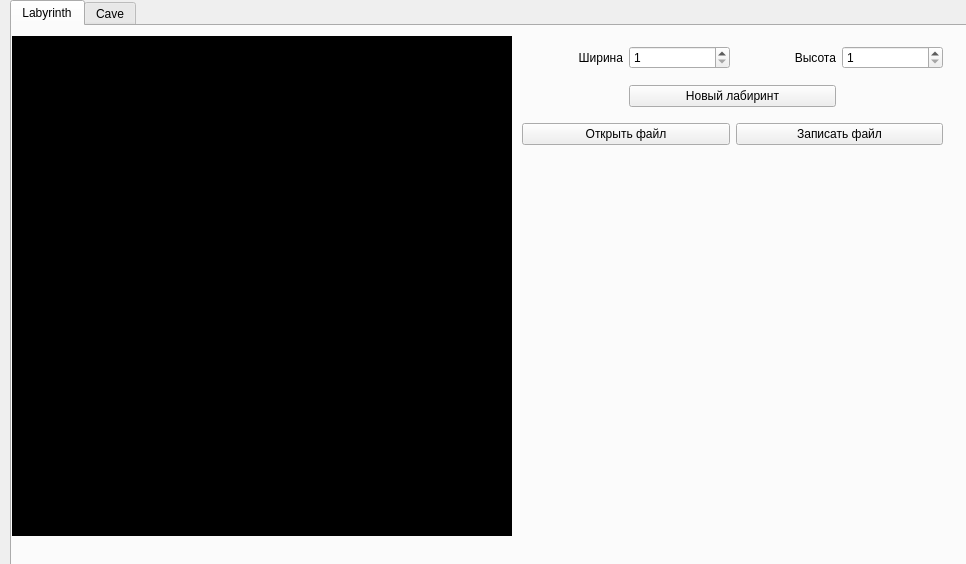
<?xml version="1.0" encoding="UTF-8"?>
<ui version="4.0">
 <class>MainWindow</class>
 <widget class="QMainWindow" name="MainWindow">
  <property name="geometry">
   <rect>
    <x>0</x>
    <y>0</y>
    <width>966</width>
    <height>564</height>
   </rect>
  </property>
  <property name="minimumSize">
   <size>
    <width>966</width>
    <height>564</height>
   </size>
  </property>
  <property name="maximumSize">
   <size>
    <width>966</width>
    <height>564</height>
   </size>
  </property>
  <property name="windowTitle">
   <string>MainWindow</string>
  </property>
  <widget class="QWidget" name="centralwidget">
   <property name="styleSheet">
    <string notr="true"/>
   </property>
   <widget class="QTabWidget" name="tabWidget">
    <property name="geometry">
     <rect>
      <x>10</x>
      <y>0</y>
      <width>1031</width>
      <height>631</height>
     </rect>
    </property>
    <property name="currentIndex">
     <number>0</number>
    </property>
    <widget class="QWidget" name="tab">
     <attribute name="title">
      <string>Labyrinth</string>
     </attribute>
     <widget class="s21::LabyrinthDrawer" name="labyrinthDrawer" native="true">
      <property name="geometry">
       <rect>
        <x>0</x>
        <y>10</y>
        <width>500</width>
        <height>500</height>
       </rect>
      </property>
      <property name="styleSheet">
       <string notr="true">QWidget { background: black; }</string>
      </property>
     </widget>
     <widget class="QWidget" name="gridLayoutWidget">
      <property name="geometry">
       <rect>
        <x>510</x>
        <y>10</y>
        <width>421</width>
        <height>121</height>
       </rect>
      </property>
      <layout class="QGridLayout" name="LabyrinthGrid">
       <item row="1" column="1" colspan="2">
        <widget class="QPushButton" name="newMazeButton">
         <property name="text">
          <string>Новый лабиринт</string>
         </property>
        </widget>
       </item>
       <item row="2" column="0" colspan="2">
        <widget class="QPushButton" name="openFileLabyrinthButton">
         <property name="text">
          <string>Открыть файл</string>
         </property>
        </widget>
       </item>
       <item row="0" column="1">
        <widget class="QSpinBox" name="widthLabyrinthSpinBox">
         <property name="minimum">
          <number>1</number>
         </property>
         <property name="maximum">
          <number>50</number>
         </property>
        </widget>
       </item>
       <item row="2" column="2" colspan="2">
        <widget class="QPushButton" name="writeFileLabyrinthButton">
         <property name="text">
          <string>Записать файл</string>
         </property>
        </widget>
       </item>
       <item row="0" column="2">
        <widget class="QLabel" name="heightLabel">
         <property name="text">
          <string>Высота</string>
         </property>
         <property name="alignment">
          <set>Qt::AlignRight|Qt::AlignTrailing|Qt::AlignVCenter</set>
         </property>
        </widget>
       </item>
       <item row="0" column="0">
        <widget class="QLabel" name="widthLabel">
         <property name="text">
          <string>Ширина</string>
         </property>
         <property name="alignment">
          <set>Qt::AlignRight|Qt::AlignTrailing|Qt::AlignVCenter</set>
         </property>
        </widget>
       </item>
       <item row="0" column="3">
        <widget class="QSpinBox" name="heightLabyrinthSpinBox">
         <property name="minimum">
          <number>1</number>
         </property>
         <property name="maximum">
          <number>50</number>
         </property>
         <property name="value">
          <number>1</number>
         </property>
        </widget>
       </item>
      </layout>
     </widget>
    </widget>
    <widget class="QWidget" name="tab_2">
     <attribute name="title">
      <string>Cave</string>
     </attribute>
     <widget class="QWidget" name="gridLayoutWidget_2">
      <property name="geometry">
       <rect>
        <x>510</x>
        <y>10</y>
        <width>431</width>
        <height>201</height>
       </rect>
      </property>
      <layout class="QGridLayout" name="CaveGrid">
       <item row="1" column="2">
        <widget class="QLabel" name="heightLabel_5">
         <property name="text">
          <string>Смерть</string>
         </property>
         <property name="alignment">
          <set>Qt::AlignRight|Qt::AlignTrailing|Qt::AlignVCenter</set>
         </property>
        </widget>
       </item>
       <item row="3" column="2">
        <widget class="QPushButton" name="stopAutoStepButton">
         <property name="text">
          <string>Stop</string>
         </property>
        </widget>
       </item>
       <item row="1" column="3">
        <widget class="QSpinBox" name="deathLimit_spinBox">
         <property name="minimum">
          <number>0</number>
         </property>
         <property name="maximum">
          <number>7</number>
         </property>
        </widget>
       </item>
       <item row="4" column="2" colspan="2">
        <widget class="QPushButton" name="writeFileCaveButton">
         <property name="text">
          <string>Записать файл</string>
         </property>
        </widget>
       </item>
       <item row="0" column="0">
        <widget class="QLabel" name="widthLabel_2">
         <property name="text">
          <string>Ширина</string>
         </property>
         <property name="alignment">
          <set>Qt::AlignRight|Qt::AlignTrailing|Qt::AlignVCenter</set>
         </property>
        </widget>
       </item>
       <item row="0" column="1">
        <widget class="QSpinBox" name="widthCaveSpinBox">
         <property name="minimum">
          <number>1</number>
         </property>
         <property name="maximum">
          <number>50</number>
         </property>
        </widget>
       </item>
       <item row="4" column="0" colspan="2">
        <widget class="QPushButton" name="openFileCaveButton">
         <property name="text">
          <string>Открыть файл</string>
         </property>
        </widget>
       </item>
       <item row="1" column="1">
        <widget class="QSpinBox" name="birthLimit_spinBox">
         <property name="minimum">
          <number>0</number>
         </property>
         <property name="maximum">
          <number>7</number>
         </property>
        </widget>
       </item>
       <item row="3" column="1">
        <widget class="QPushButton" name="autoStepButton">
         <property name="text">
          <string>Auto</string>
         </property>
        </widget>
       </item>
       <item row="2" column="3">
        <widget class="QSpinBox" name="chanceSpinBox">
         <property name="maximum">
          <number>100</number>
         </property>
         <property name="value">
          <number>50</number>
         </property>
        </widget>
       </item>
       <item row="3" column="3">
        <widget class="QSpinBox" name="periodSpinBox">
         <property name="minimum">
          <number>1</number>
         </property>
         <property name="maximum">
          <number>1000</number>
         </property>
        </widget>
       </item>
       <item row="1" column="0">
        <widget class="QLabel" name="heightLabel_4">
         <property name="text">
          <string>Жизнь</string>
         </property>
         <property name="alignment">
          <set>Qt::AlignRight|Qt::AlignTrailing|Qt::AlignVCenter</set>
         </property>
        </widget>
       </item>
       <item row="3" column="0">
        <widget class="QPushButton" name="nextStepButton">
         <property name="text">
          <string>Next step</string>
         </property>
        </widget>
       </item>
       <item row="0" column="2">
        <widget class="QLabel" name="heightLabel_6">
         <property name="text">
          <string>Высота</string>
         </property>
         <property name="alignment">
          <set>Qt::AlignRight|Qt::AlignTrailing|Qt::AlignVCenter</set>
         </property>
        </widget>
       </item>
       <item row="0" column="3">
        <widget class="QSpinBox" name="heightCaveSpinBox">
         <property name="minimum">
          <number>1</number>
         </property>
         <property name="maximum">
          <number>50</number>
         </property>
         <property name="value">
          <number>1</number>
         </property>
        </widget>
       </item>
       <item row="2" column="2">
        <widget class="QLabel" name="chanceLabel">
         <property name="text">
          <string>Шанс</string>
         </property>
         <property name="alignment">
          <set>Qt::AlignRight|Qt::AlignTrailing|Qt::AlignVCenter</set>
         </property>
        </widget>
       </item>
       <item row="2" column="0" colspan="2">
        <widget class="QPushButton" name="newCaveButton">
         <property name="text">
          <string>Новая пещера</string>
         </property>
        </widget>
       </item>
      </layout>
     </widget>
     <widget class="s21::CaveDrawer" name="caveDrawer" native="true">
      <property name="geometry">
       <rect>
        <x>0</x>
        <y>10</y>
        <width>500</width>
        <height>500</height>
       </rect>
      </property>
      <property name="styleSheet">
       <string notr="true">QWidget { background: black; }</string>
      </property>
     </widget>
    </widget>
   </widget>
  </widget>
 </widget>
 <customwidgets>
  <customwidget>
   <class>s21::LabyrinthDrawer</class>
   <extends>QWidget</extends>
   <header>Model/Drawer/drawer.h</header>
   <container>1</container>
  </customwidget>
  <customwidget>
   <class>s21::CaveDrawer</class>
   <extends>QWidget</extends>
   <header>Model/Drawer/drawer.h</header>
   <container>1</container>
  </customwidget>
 </customwidgets>
 <resources/>
 <connections/>
</ui>
